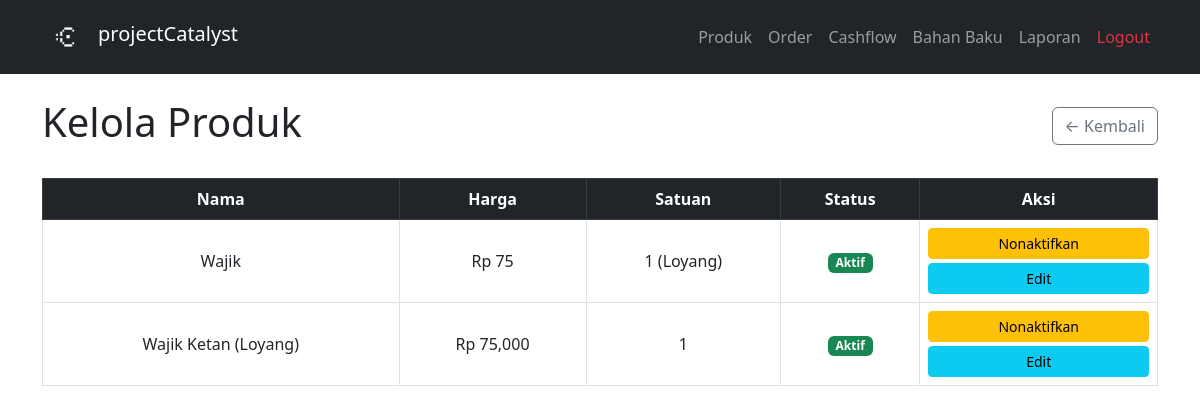
The app's page /products/manage (signed in), older data.
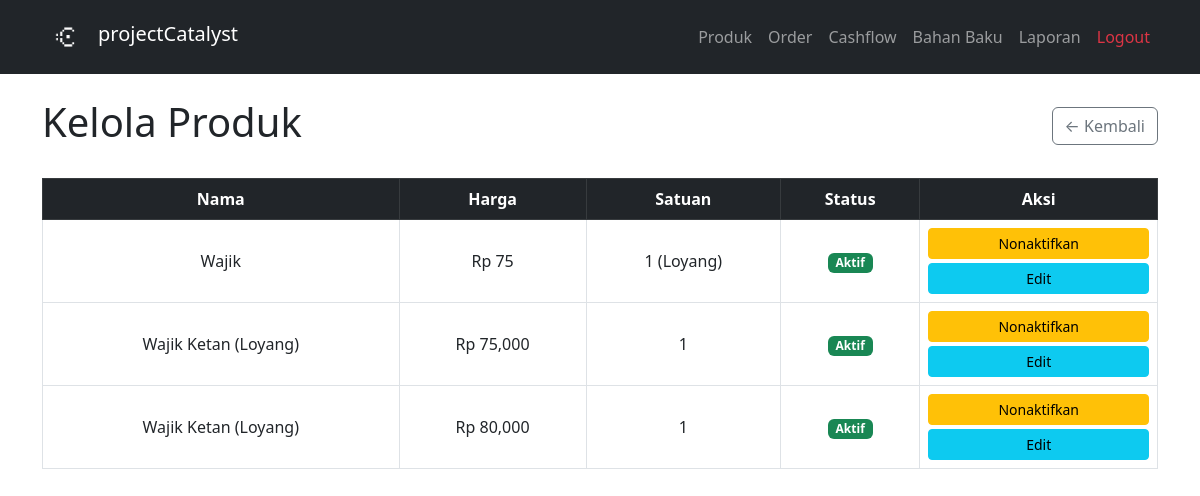
The same page, newer data.
### tables this page shows
CREATE TABLE products (
    id          INTEGER PRIMARY KEY AUTOINCREMENT,
    name        TEXT NOT NULL,
    price       REAL NOT NULL,
    unit        TEXT NOT NULL,
    is_active   INTEGER DEFAULT 1,
    created_at  TEXT DEFAULT CURRENT_TIMESTAMP
);

### app.py (the view)
@app.route('/products/manage')
@login_required
def manage_products():
    all_products = get_all_products_including_inactive()
    return render_template('manage_products.html', products=all_products)

### app.py (called while the page is built)
@login_manager.user_loader
def load_user(user_id):
    row = get_user_by_id(user_id)
    if row:
        return User(row['id'], row['username'], row['password_hash'])
    return None

### database/db.py (called while the page is built)
def get_connection():
    conn = sqlite3.connect(DB_PATH)
    conn.row_factory = sqlite3.Row
    conn.execute("PRAGMA foreign_keys = ON")
    return conn

def get_user_by_id(user_id):
    conn = get_connection()
    user = conn.execute('SELECT * FROM users WHERE id = ?', (user_id,)).fetchone()
    conn.close()
    return user

def get_all_products_including_inactive():
    conn = get_connection()
    products = conn.execute(
        "SELECT * FROM products ORDER BY is_active DESC, name"
    ).fetchall()
    conn.close()
    return products

### templates/manage_products.html (shortened to what this page needs)
{% extends 'base.html' %}
{% block content %}
<div class="d-flex justify-content-between align-items-center mb-4">
    <h1>Kelola Produk</h1>
    <a href="/products" class="btn btn-outline-secondary">← Kembali</a>
</div>
<div class="table-responsive">
<table class="table table-bordered table-hover">
    <thead class="table-dark">
        <tr>
            <th>Nama</th>
            <th>Harga</th>
            <th>Satuan</th>
            <th>Status</th>
            <th>Aksi</th>
        </tr>
    </thead>
    <tbody>
        {% for product in products %}
        <tr>
            <td>{{ product['name'] }}</td>
            <td>Rp {{ "{:,.0f}".format(product['price']) }}</td>
            <td>{{ product['unit'] }}</td>
            <td>
                {% if product['is_active'] == 1 %}
                <span class="badge bg-success">Aktif</span>
                {% else %}
                <span class="badge bg-secondary">Nonaktif</span>
                {% endif %}
            </td>
            <td>
                {% if product['is_active'] == 1 %}
                <form action="/products/deactivate/{{ product['id'] }}" method="POST"
                      onsubmit="return confirm('Nonaktifkan produk ini?')">
                    <button type="submit" class="btn btn-warning btn-sm w-100">Nonaktifkan</button>
                </form>
                {% else %}
                <form action="/products/activate/{{ product['id'] }}" method="POST"
                      onsubmit="return confirm('Aktifkan produk ini?')">
                    <button type="submit" class="btn btn-success btn-sm w-100">Aktifkan</button>
                </form>
                {% endif %}
                <a href="/products/edit/{{ product['id'] }}" class="btn btn-info btn-sm w-100 mt-1">Edit</a>
            </td>
        </tr>
        {% endfor %}
    </tbody>
</table>
</div>
{% endblock %}

Row changes from the older to the newer data that the page shows:
added products: name "Wajik Ketan (Loyang)", price "80,000", unit "1", is_active "Aktif"
